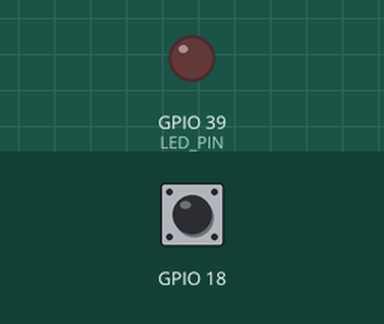
This program was run on a simulated ESP32-S3. Parts: output pins drawn as LEDs (lit = HIGH). Inputs (shaded band) come from the test bench; at power-on: GPIO 18 LOW.

Above: at 1.2 s.
1.3 s: GPIO 18 driven HIGH
At 2.5 s:
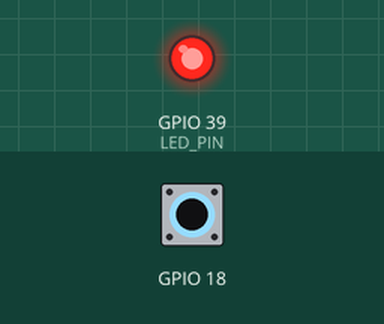
2.8 s: GPIO 18 driven LOW
At 4.3 s:
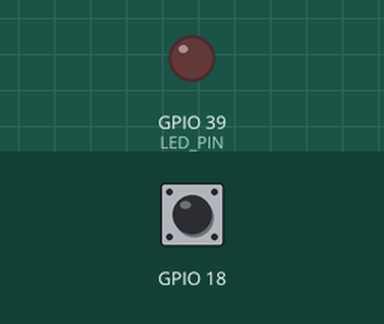
Timing chart, 0 to 5.8 s (numbered marks = the images above; inputs shaded):
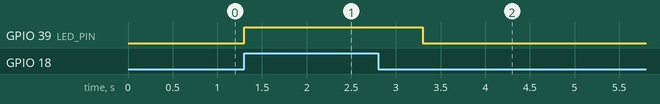

The program:

main.cpp
```cpp
#include <Arduino.h>
#define LED_PIN 39

bool light_on = false;

void setup() {
  pinMode(LED_PIN, OUTPUT);
}

void loop() {
  if(digitalRead(18) == HIGH)
  {
    light_on = true;
  }

  if(light_on == true)
  {
    light_on = false;
    digitalWrite(LED_PIN, HIGH);
    delay(1000);
  }
  else{
    digitalWrite(LED_PIN, LOW);
  }
}
```

Measured:
- after the input at 1.3 s, GPIO 39 (LED_PIN): LOW → HIGH at once
- after the input at 2.8 s, GPIO 39 (LED_PIN): HIGH → LOW after 0.50 s
